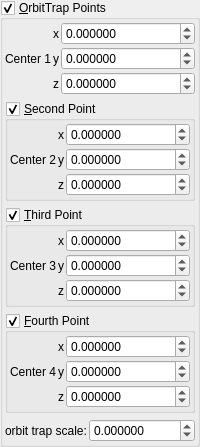
    <widget class="MyGroupBox" name="groupCheck_transf_multiplier_enabled_1_false">
     <property name="font">
      <font>
       <weight>50</weight>
       <bold>false</bold>
      </font>
     </property>
     <property name="title">
      <string>&amp;OrbitTrap Points</string>
     </property>
     <property name="checkable">
      <bool>true</bool>
     </property>
     <layout class="QVBoxLayout" name="verticalLayout_8">
      <property name="leftMargin">
       <number>2</number>
      </property>
      <property name="topMargin">
       <number>2</number>
      </property>
      <property name="rightMargin">
       <number>2</number>
      </property>
      <property name="bottomMargin">
       <number>2</number>
      </property>
      <item>
       <layout class="QGridLayout" name="gridLayout_11" columnstretch="0,0,1">
        <property name="spacing">
         <number>2</number>
        </property>
        <item row="1" column="2">
         <widget class="MyDoubleSpinBox" name="spinbox3_transf_offset_000_y">
          <property name="enabled">
           <bool>true</bool>
          </property>
          <property name="sizePolicy">
           <sizepolicy hsizetype="Minimum" vsizetype="Maximum">
            <horstretch>0</horstretch>
            <verstretch>0</verstretch>
           </sizepolicy>
          </property>
          <property name="prefix">
           <string/>
          </property>
          <property name="suffix">
           <string/>
          </property>
          <property name="decimals">
           <number>6</number>
          </property>
          <property name="minimum">
           <double>-999.990000000000009</double>
          </property>
          <property name="maximum">
           <double>999.990000000000009</double>
          </property>
          <property name="singleStep">
           <double>0.100000000000000</double>
          </property>
         </widget>
        </item>
        <item row="2" column="2">
         <widget class="MyDoubleSpinBox" name="spinbox3_transf_offset_000_z">
          <property name="enabled">
           <bool>true</bool>
          </property>
          <property name="sizePolicy">
           <sizepolicy hsizetype="Minimum" vsizetype="Maximum">
            <horstretch>0</horstretch>
            <verstretch>0</verstretch>
           </sizepolicy>
          </property>
          <property name="prefix">
           <string/>
          </property>
          <property name="suffix">
           <string/>
          </property>
          <property name="decimals">
           <number>6</number>
          </property>
          <property name="minimum">
           <double>-999.990000000000009</double>
          </property>
          <property name="maximum">
           <double>999.990000000000009</double>
          </property>
          <property name="singleStep">
           <double>0.100000000000000</double>
          </property>
         </widget>
        </item>
        <item row="1" column="0">
         <widget class="QLabel" name="label_94">
          <property name="text">
           <string>Center 1</string>
          </property>
         </widget>
        </item>
        <item row="0" column="1">
         <widget class="QLabel" name="label_96">
          <property name="text">
           <string notr="true">x</string>
          </property>
         </widget>
        </item>
        <item row="0" column="2">
         <widget class="MyDoubleSpinBox" name="spinbox3_transf_offset_000_x">
          <property name="enabled">
           <bool>true</bool>
          </property>
          <property name="sizePolicy">
           <sizepolicy hsizetype="Minimum" vsizetype="Maximum">
            <horstretch>0</horstretch>
            <verstretch>0</verstretch>
           </sizepolicy>
          </property>
          <property name="prefix">
           <string/>
          </property>
          <property name="suffix">
           <string/>
          </property>
          <property name="decimals">
           <number>6</number>
          </property>
          <property name="minimum">
           <double>-999.990000000000009</double>
          </property>
          <property name="maximum">
           <double>999.990000000000009</double>
          </property>
          <property name="singleStep">
           <double>0.100000000000000</double>
          </property>
         </widget>
        </item>
        <item row="1" column="1">
         <widget class="QLabel" name="label_98">
          <property name="text">
           <string notr="true">y</string>
          </property>
         </widget>
        </item>
        <item row="2" column="1">
         <widget class="QLabel" name="label_112">
          <property name="text">
           <string notr="true">z</string>
          </property>
         </widget>
        </item>
       </layout>
      </item>
      <item>
       <widget class="MyGroupBox" name="groupCheck_transf_function_enabledAz_false">
        <property name="font">
         <font>
          <weight>50</weight>
          <bold>false</bold>
         </font>
        </property>
        <property name="title">
         <string>&amp;Second Point</string>
        </property>
        <property name="checkable">
         <bool>true</bool>
        </property>
        <layout class="QVBoxLayout" name="verticalLayout_12">
         <property name="leftMargin">
          <number>2</number>
         </property>
         <property name="topMargin">
          <number>2</number>
         </property>
         <property name="rightMargin">
          <number>2</number>
         </property>
         <property name="bottomMargin">
          <number>2</number>
         </property>
         <item>
          <layout class="QGridLayout" name="gridLayout_15" columnstretch="0,0,1">
           <property name="spacing">
            <number>2</number>
           </property>
           <item row="1" column="0">
            <widget class="QLabel" name="label_122">
             <property name="text">
              <string>Center 2</string>
             </property>
            </widget>
           </item>
           <item row="0" column="1">
            <widget class="QLabel" name="label_101">
             <property name="text">
              <string notr="true">x</string>
             </property>
            </widget>
           </item>
           <item row="1" column="1">
            <widget class="QLabel" name="label_105">
             <property name="text">
              <string notr="true">y</string>
             </property>
            </widget>
           </item>
           <item row="2" column="1">
            <widget class="QLabel" name="label_123">
             <property name="text">
              <string notr="true">z</string>
             </property>
            </widget>
           </item>
           <item row="0" column="2">
            <widget class="MyDoubleSpinBox" name="spinbox3_transf_offsetA_000_x">
             <property name="enabled">
              <bool>true</bool>
             </property>
             <property name="sizePolicy">
              <sizepolicy hsizetype="Minimum" vsizetype="Maximum">
               <horstretch>0</horstretch>
               <verstretch>0</verstretch>
              </sizepolicy>
             </property>
             <property name="prefix">
              <string/>
             </property>
             <property name="suffix">
              <string/>
             </property>
             <property name="decimals">
              <number>6</number>
             </property>
             <property name="minimum">
              <double>-999.990000000000009</double>
             </property>
             <property name="maximum">
              <double>999.990000000000009</double>
             </property>
             <property name="singleStep">
              <double>0.100000000000000</double>
             </property>
            </widget>
           </item>
           <item row="1" column="2">
            <widget class="MyDoubleSpinBox" name="spinbox3_transf_offsetA_000_y">
             <property name="enabled">
              <bool>true</bool>
             </property>
             <property name="sizePolicy">
              <sizepolicy hsizetype="Minimum" vsizetype="Maximum">
               <horstretch>0</horstretch>
               <verstretch>0</verstretch>
              </sizepolicy>
             </property>
             <property name="prefix">
              <string/>
             </property>
             <property name="suffix">
              <string/>
             </property>
             <property name="decimals">
              <number>6</number>
             </property>
             <property name="minimum">
              <double>-999.990000000000009</double>
             </property>
             <property name="maximum">
              <double>999.990000000000009</double>
             </property>
             <property name="singleStep">
              <double>0.100000000000000</double>
             </property>
            </widget>
           </item>
           <item row="2" column="2">
            <widget class="MyDoubleSpinBox" name="spinbox3_transf_offsetA_000_z">
             <property name="enabled">
              <bool>true</bool>
             </property>
             <property name="sizePolicy">
              <sizepolicy hsizetype="Minimum" vsizetype="Maximum">
               <horstretch>0</horstretch>
               <verstretch>0</verstretch>
              </sizepolicy>
             </property>
             <property name="prefix">
              <string/>
             </property>
             <property name="suffix">
              <string/>
             </property>
             <property name="decimals">
              <number>6</number>
             </property>
             <property name="minimum">
              <double>-999.990000000000009</double>
             </property>
             <property name="maximum">
              <double>999.990000000000009</double>
             </property>
             <property name="singleStep">
              <double>0.100000000000000</double>
             </property>
            </widget>
           </item>
          </layout>
         </item>
        </layout>
       </widget>
      </item>
      <item>
       <widget class="MyGroupBox" name="groupCheck_transf_function_enabledAx_false">
        <property name="font">
         <font>
          <weight>50</weight>
          <bold>false</bold>
         </font>
        </property>
        <property name="title">
         <string>&amp;Third Point</string>
        </property>
        <property name="checkable">
         <bool>true</bool>
        </property>
        <layout class="QVBoxLayout" name="verticalLayout_10">
         <property name="leftMargin">
          <number>2</number>
         </property>
         <property name="topMargin">
          <number>2</number>
         </property>
         <property name="rightMargin">
          <number>2</number>
         </property>
         <property name="bottomMargin">
          <number>2</number>
         </property>
         <item>
          <layout class="QGridLayout" name="gridLayout_12" columnstretch="0,0,1">
           <property name="spacing">
            <number>2</number>
           </property>
           <item row="2" column="2">
            <widget class="MyDoubleSpinBox" name="spinbox3_transf_offsetF_000_z">
             <property name="enabled">
              <bool>true</bool>
             </property>
             <property name="sizePolicy">
              <sizepolicy hsizetype="Minimum" vsizetype="Maximum">
               <horstretch>0</horstretch>
               <verstretch>0</verstretch>
              </sizepolicy>
             </property>
             <property name="prefix">
              <string/>
             </property>
             <property name="suffix">
              <string/>
             </property>
             <property name="decimals">
              <number>6</number>
             </property>
             <property name="minimum">
              <double>-999.990000000000009</double>
             </property>
             <property name="maximum">
              <double>999.990000000000009</double>
             </property>
             <property name="singleStep">
              <double>0.100000000000000</double>
             </property>
            </widget>
           </item>
           <item row="1" column="2">
            <widget class="MyDoubleSpinBox" name="spinbox3_transf_offsetF_000_y">
             <property name="enabled">
              <bool>true</bool>
             </property>
             <property name="sizePolicy">
              <sizepolicy hsizetype="Minimum" vsizetype="Maximum">
               <horstretch>0</horstretch>
               <verstretch>0</verstretch>
              </sizepolicy>
             </property>
             <property name="prefix">
              <string/>
             </property>
             <property name="suffix">
              <string/>
             </property>
             <property name="decimals">
              <number>6</number>
             </property>
             <property name="minimum">
              <double>-999.990000000000009</double>
             </property>
             <property name="maximum">
              <double>999.990000000000009</double>
             </property>
             <property name="singleStep">
              <double>0.100000000000000</double>
             </property>
            </widget>
           </item>
           <item row="0" column="2">
            <widget class="MyDoubleSpinBox" name="spinbox3_transf_offsetF_000_x">
             <property name="enabled">
              <bool>true</bool>
             </property>
             <property name="sizePolicy">
              <sizepolicy hsizetype="Minimum" vsizetype="Maximum">
               <horstretch>0</horstretch>
               <verstretch>0</verstretch>
              </sizepolicy>
             </property>
             <property name="prefix">
              <string/>
             </property>
             <property name="suffix">
              <string/>
             </property>
             <property name="decimals">
              <number>6</number>
             </property>
             <property name="minimum">
              <double>-999.990000000000009</double>
             </property>
             <property name="maximum">
              <double>999.990000000000009</double>
             </property>
             <property name="singleStep">
              <double>0.100000000000000</double>
             </property>
            </widget>
           </item>
           <item row="1" column="0">
            <widget class="QLabel" name="label_118">
             <property name="text">
              <string>Center 3</string>
             </property>
            </widget>
           </item>
           <item row="0" column="1">
            <widget class="QLabel" name="label_99">
             <property name="text">
              <string notr="true">x</string>
             </property>
            </widget>
           </item>
           <item row="1" column="1">
            <widget class="QLabel" name="label_103">
             <property name="text">
              <string notr="true">y</string>
             </property>
            </widget>
           </item>
           <item row="2" column="1">
            <widget class="QLabel" name="label_120">
             <property name="text">
              <string notr="true">z</string>
             </property>
            </widget>
           </item>
          </layout>
         </item>
        </layout>
       </widget>
      </item>
      <item>
       <widget class="MyGroupBox" name="groupCheck_transf_function_enabledAy_false">
        <property name="font">
         <font>
          <weight>50</weight>
          <bold>false</bold>
         </font>
        </property>
        <property name="title">
         <string>&amp;Fourth Point</string>
        </property>
        <property name="checkable">
         <bool>true</bool>
        </property>
        <layout class="QVBoxLayout" name="verticalLayout_11">
         <property name="leftMargin">
          <number>2</number>
         </property>
         <property name="topMargin">
          <number>2</number>
         </property>
         <property name="rightMargin">
          <number>2</number>
         </property>
         <property name="bottomMargin">
          <number>2</number>
         </property>
         <item>
          <layout class="QGridLayout" name="gridLayout_13" columnstretch="0,0,1">
           <property name="spacing">
            <number>2</number>
           </property>
           <item row="2" column="2">
            <widget class="MyDoubleSpinBox" name="spinbox3_transf_addition_constantA_000_z">
             <property name="enabled">
              <bool>true</bool>
             </property>
             <property name="sizePolicy">
              <sizepolicy hsizetype="Minimum" vsizetype="Maximum">
               <horstretch>0</horstretch>
               <verstretch>0</verstretch>
              </sizepolicy>
             </property>
             <property name="prefix">
              <string/>
             </property>
             <property name="suffix">
              <string/>
             </property>
             <property name="decimals">
              <number>6</number>
             </property>
             <property name="minimum">
              <double>-999.990000000000009</double>
             </property>
             <property name="maximum">
              <double>999.990000000000009</double>
             </property>
             <property name="singleStep">
              <double>0.100000000000000</double>
             </property>
            </widget>
           </item>
           <item row="1" column="2">
            <widget class="MyDoubleSpinBox" name="spinbox3_transf_addition_constantA_000_y">
             <property name="enabled">
              <bool>true</bool>
             </property>
             <property name="sizePolicy">
              <sizepolicy hsizetype="Minimum" vsizetype="Maximum">
               <horstretch>0</horstretch>
               <verstretch>0</verstretch>
              </sizepolicy>
             </property>
             <property name="prefix">
              <string/>
             </property>
             <property name="suffix">
              <string/>
             </property>
             <property name="decimals">
              <number>6</number>
             </property>
             <property name="minimum">
              <double>-999.990000000000009</double>
             </property>
             <property name="maximum">
              <double>999.990000000000009</double>
             </property>
             <property name="singleStep">
              <double>0.100000000000000</double>
             </property>
            </widget>
           </item>
           <item row="0" column="2">
            <widget class="MyDoubleSpinBox" name="spinbox3_transf_addition_constantA_000_x">
             <property name="enabled">
              <bool>true</bool>
             </property>
             <property name="sizePolicy">
              <sizepolicy hsizetype="Minimum" vsizetype="Maximum">
               <horstretch>0</horstretch>
               <verstretch>0</verstretch>
              </sizepolicy>
             </property>
             <property name="prefix">
              <string/>
             </property>
             <property name="suffix">
              <string/>
             </property>
             <property name="decimals">
              <number>6</number>
             </property>
             <property name="minimum">
              <double>-999.990000000000009</double>
             </property>
             <property name="maximum">
              <double>999.990000000000009</double>
             </property>
             <property name="singleStep">
              <double>0.100000000000000</double>
             </property>
            </widget>
           </item>
           <item row="1" column="0">
            <widget class="QLabel" name="label_119">
             <property name="text">
              <string>Center 4</string>
             </property>
            </widget>
           </item>
           <item row="0" column="1">
            <widget class="QLabel" name="label_100">
             <property name="text">
              <string notr="true">x</string>
             </property>
            </widget>
           </item>
           <item row="1" column="1">
            <widget class="QLabel" name="label_104">
             <property name="text">
              <string notr="true">y</string>
             </property>
            </widget>
           </item>
           <item row="2" column="1">
            <widget class="QLabel" name="label_121">
             <property name="text">
              <string notr="true">z</string>
             </property>
            </widget>
           </item>
          </layout>
         </item>
        </layout>
       </widget>
      </item>
      <item>
       <layout class="QGridLayout" name="gridLayout_82" columnstretch="0,1">
        <property name="spacing">
         <number>2</number>
        </property>
        <item row="2" column="1">
         <widget class="MyDoubleSpinBox" name="spinbox_transf_scaleA_1">
          <property name="enabled">
           <bool>true</bool>
          </property>
          <property name="sizePolicy">
           <sizepolicy hsizetype="Minimum" vsizetype="Maximum">
            <horstretch>0</horstretch>
            <verstretch>0</verstretch>
           </sizepolicy>
          </property>
          <property name="prefix">
           <string/>
          </property>
          <property name="suffix">
           <string/>
          </property>
          <property name="decimals">
           <number>6</number>
          </property>
          <property name="minimum">
           <double>-99.989999999999995</double>
          </property>
          <property name="maximum">
           <double>99.989999999999995</double>
          </property>
          <property name="singleStep">
           <double>0.100000000000000</double>
          </property>
         </widget>
        </item>
        <item row="2" column="0">
         <widget class="QLabel" name="label_117">
          <property name="text">
           <string>orbit trap scale:</string>
          </property>
         </widget>
        </item>
       </layout>
      </item>
     </layout>
    </widget>
